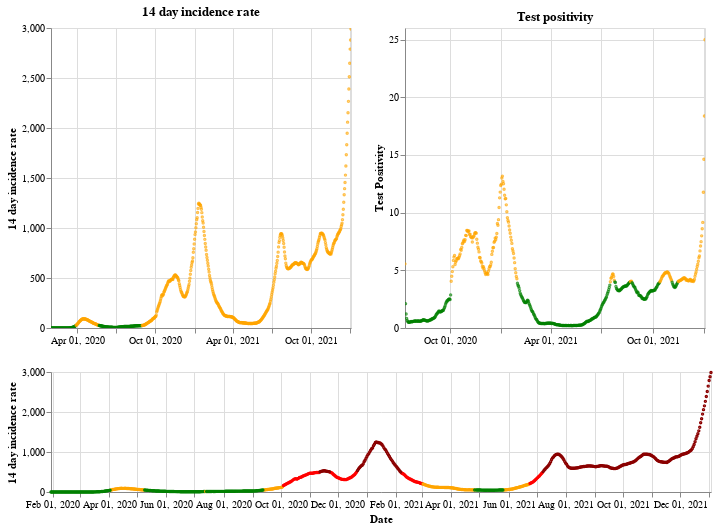

Source (notebook cell):
### Markdown cell above
## England

### Code cell
plot_traffic_light('England')

### Figure 1 — Vega-Lite specification as saved in the notebook (floating-point values rounded to 4 significant figures; data arrays with more than 128 entries replaced by an {"elided": "..."} marker saying what was removed)
{"config": {"view": {"continuousWidth": 400, "continuousHeight": 300}}, "vconcat": [{"hconcat": [{"mark": {"type": "point", "size": 2}, "encoding": {"color": {"condition": {"value": "green", "test": "(datum.twoWeeklyCasesRate <= 25)"}, "value": "orange"}, "tooltip": [{"type": "nominal", "field": "areaName"}, {"type": "temporal", "field": "date"}, {"type": "quantitative", "field": "twoWeeklyCasesRate"}, {"type": "quantitative", "field": "testPositivity"}], "x": {"type": "temporal", "axis": {"title": ""}, "field": "date", "scale": {"domain": {"selection": "DateBrush"}}, "timeUnit": "yearmonthdate"}, "y": {"type": "quantitative", "axis": {"title": "14 day incidence rate"}, "field": "twoWeeklyCasesRate"}}, "title": "14 day incidence rate", "width": 300}, {"mark": {"type": "point", "size": 2}, "encoding": {"color": {"condition": {"value": "green", "test": "(datum.testPositivity <= 4)"}, "value": "orange"}, "tooltip": [{"type": "nominal", "field": "areaName"}, {"type": "temporal", "field": "date"}, {"type": "quantitative", "field": "twoWeeklyCasesRate"}, {"type": "quantitative", "field": "testPositivity"}], "x": {"type": "temporal", "axis": {"title": ""}, "field": "date", "scale": {"domain": {"selection": "DateBrush"}}, "timeUnit": "yearmonthdate"}, "y": {"type": "quantitative", "axis": {"title": "Test Positivity"}, "field": "testPositivity"}}, "title": "Test positivity", "width": 300}]}, {"layer": [{"mark": {"type": "point", "size": 2}, "encoding": {"color": {"condition": {"value": "orange", "test": "(((datum.testPositivity < 4) && (datum.twoWeeklyCasesRate >= 50)) && (datum.twoWeeklyCasesRate < 200))"}, "value": "red"}, "opacity": {"condition": {"value": 1, "test": "((datum.twoWeeklyCasesRate >= 50) && (datum.twoWeeklyCasesRate < 500))"}, "value": 0}, "tooltip": [{"type": "nominal", "field": "areaName"}, {"type": "temporal", "field": "date"}, {"type": "quantitative", "field": "twoWeeklyCasesRate"}, {"type": "quantitative", "field": "testPositivity"}], "x": {"type": "temporal", "axis": {"title": "Date"}, "field": "date", "timeUnit": "yearmonthdate"}, "y": {"type": "quantitative", "axis": {"title": "14 day incidence rate"}, "field": "twoWeeklyCasesRate"}}, "selection": {"DateBrush": {"type": "interval", "encodings": ["x"], "fields": ["Time"]}}}, {"mark": {"type": "point", "size": 2}, "encoding": {"color": {"value": "darkred"}, "opacity": {"condition": {"value": 1, "test": "(datum.twoWeeklyCasesRate >= 500)"}, "value": 0}, "tooltip": [{"type": "nominal", "field": "areaName"}, {"type": "temporal", "field": "date"}, {"type": "quantitative", "field": "twoWeeklyCasesRate"}, {"type": "quantitative", "field": "testPositivity"}], "x": {"type": "temporal", "axis": {"title": "Date"}, "field": "date", "timeUnit": "yearmonthdate"}, "y": {"type": "quantitative", "axis": {"title": "14 day incidence rate"}, "field": "twoWeeklyCasesRate"}}}, {"mark": {"type": "point", "size": 2}, "encoding": {"color": {"condition": {"value": "green", "test": "((datum.testPositivity < 4) && (datum.twoWeeklyCasesRate < 50))"}, "value": "orange"}, "opacity": {"condition": {"value": 1, "test": "(datum.twoWeeklyCasesRate < 50)"}, "value": 0}, "tooltip": [{"type": "nominal", "field": "areaName"}, {"type": "temporal", "field": "date"}, {"type": "quantitative", "field": "twoWeeklyCasesRate"}, {"type": "quantitative", "field": "testPositivity"}], "x": {"type": "temporal", "axis": {"title": "Date"}, "field": "date", "timeUnit": "yearmonthdate"}, "y": {"type": "quantitative", "axis": {"title": "14 day incidence rate"}, "field": "twoWeeklyCasesRate"}}}], "height": 120, "width": 660}], "data": {"name": "data-3f40037df5652e8e6a318cd717c957e1"}, "$schema": "https://vega.github.io/schema/vega-lite/v4.8.1.json", "datasets": {"data-3f40037df5652e8e6a318cd717c957e1": {"elided": "705 records"}}}
